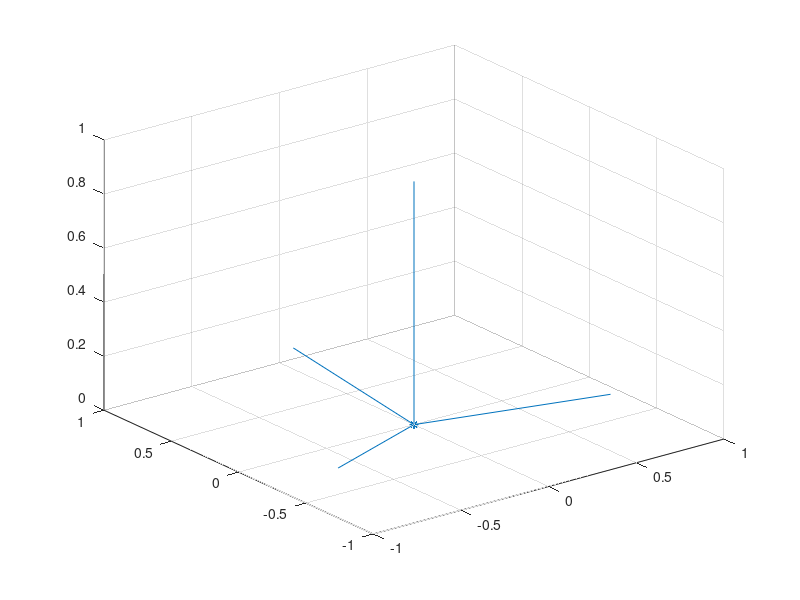
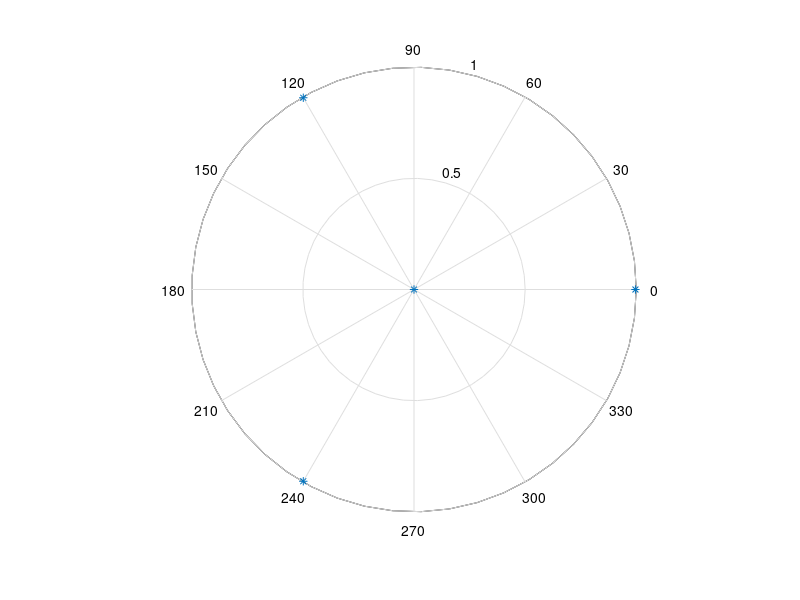

The MATLAB source for these figures, in order:
%elevace a azimut pouzitych druzic
%ea = [60,067;23,103;25,057;18,168;30,104;12,324];
ea = [5,0;5,120;5,240;90,0];
%ea = [0,0;0,90;0,180;1,270];
%ea = [0,0;0,90;0,180;45,270;70,100];
%ea = [90,0;-30,0;-30,120;-30,240];
% $GPGSA,A,3,21,06,24,22,07,25,,,,,,,2.5,1.2,2.1*36
% $GPGSV,3,1,12,16,67,237,,18,40,131,,03,35,288,,21,60,067,41*70
% $GPGSV,3,2,12,06,23,103,35,19,07,282,22,24,25,057,42,22,18,168,26*78
% $GPGSV,3,3,12,07,30,104,38,27,05,342,30,25,12,324,34,26,04,064,39*78
% ea = [60,067;23,103;25,057;18,168;30,104;12,324];
% vysledek dops =    2.7280    2.5479    1.2509    2.2197

% $GPGSA,A,1,06,07,10,24,,,,,,,,,26.4,18.1,19.2*04
% $GPGSV,2,1,07,13,05,346,26,12,01,128,,06,69,071,36,16,34,302,*7D
% $GPGSV,2,2,07,07,77,064,38,10,21,058,37,24,64,097,37*45
% ea = [69,071;77,064;21,058;64,097];
% vysledk dops =   35.6532   26.8141   18.3453   19.5562   23.4979

% $GPGSA,A,3,21,06,07,10,24,,,,,,,,7.2,4.8,5.3*38
% $GPGSV,2,1,05,21,75,114,33,06,42,091,38,07,50,091,37,10,12,032,34*73
% $GPGSV,2,2,05,24,45,059,42*41
% ea = [75,114;42,091;50,091;12,032;45,059];
% vysledek dops =   8.9601    7.1284    4.8070    5.2638    5.4285

ea = ea/180*pi; %prevod na radiany
los = [sin(ea(:,2)).*cos(ea(:,1)),cos(ea(:,2)).*cos(ea(:,1)),sin(ea(:,1))]; %jednotkove vektory line-of-sight
c = [los ones(size(los,1),1)]

no_sats = length(ea);
X = zeros(4,1);
Y = zeros(4,1);
Z = zeros(4,1);
figure(1)
quiver3(X,Y,Z,los(:,1),los(:,2),los(:,3),'*')
figure(2)
polar(ea(:,2),cos(ea(:,1)),'*')

dop = inv(c'* c);

dops(1) = sqrt(dop(1,1) + dop(2,2) + dop(3,3) + dop(4,4));    %  GDOP
dops(2) = sqrt(dop(1,1) + dop(2,2) + dop(3,3));               %  PDOP
dops(3) = sqrt(dop(1,1) + dop(2,2));                          %  HDOP
dops(4) = sqrt(dop(3,3));                                     %  VDOP 
dops(5) = sqrt(dop(4,4));                                     %  TDOP

disp(['GDOP  ','PDOP  ','HDOP  ','VDOP  ','TDOP'])
disp([num2str(dops(1),3),'  ',num2str(dops(2),3),'  ',num2str(dops(3),3),'  ',num2str(dops(4),3),'  ',num2str(dops(5),3)])